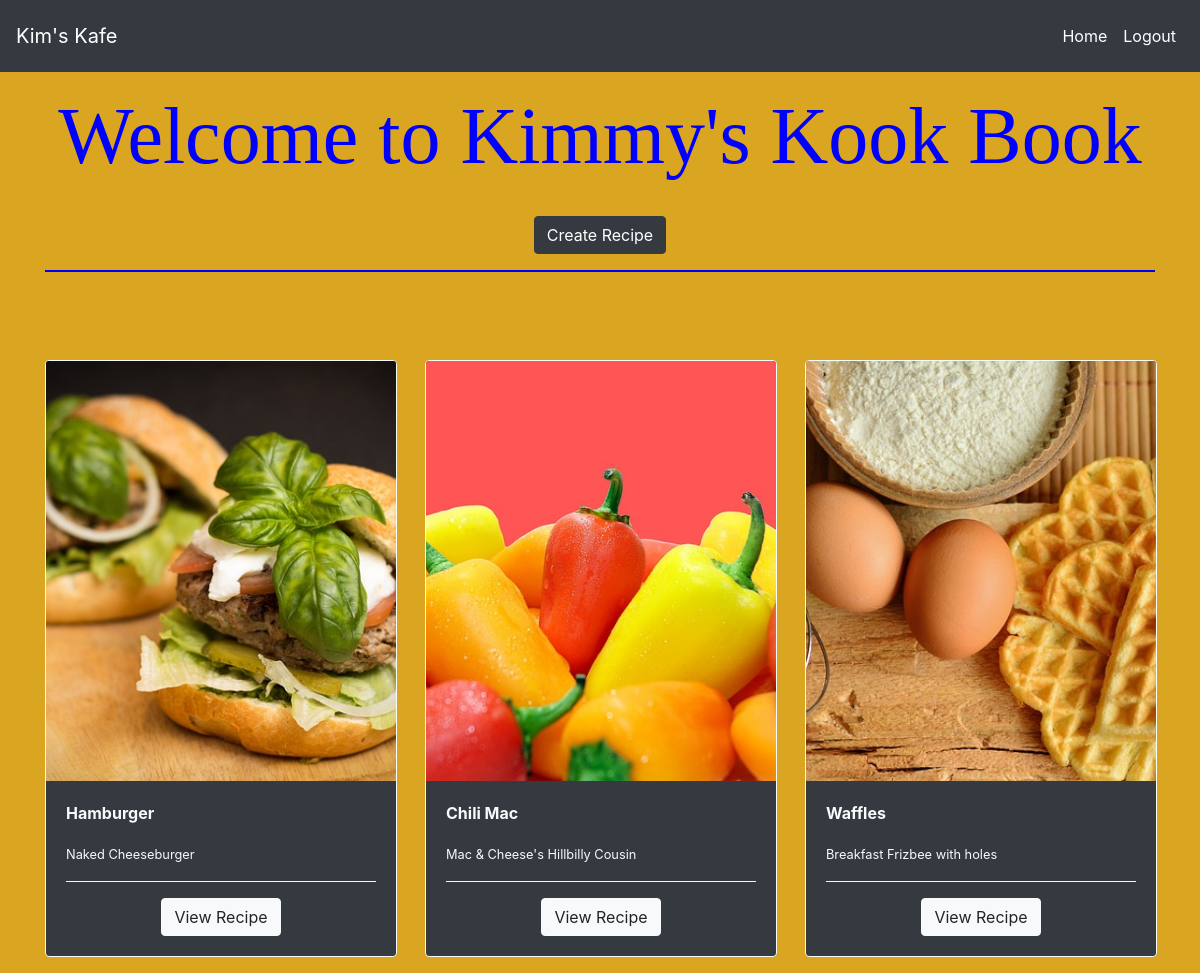
Page / (signed in) on the earlier database version.
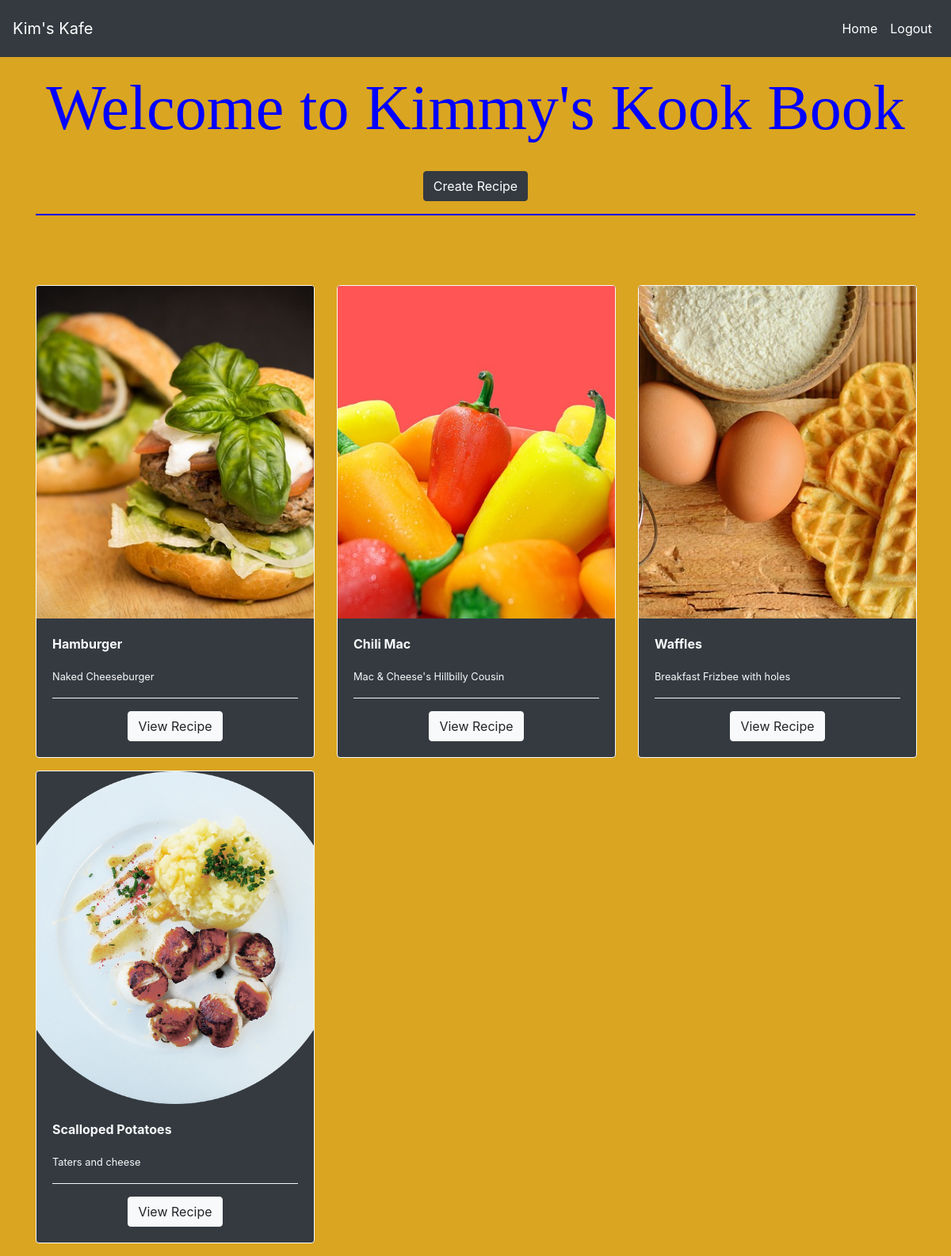
Same page on the later database version.
### recipes/models.py (models this page shows, shortened)
class Recipe(models.Model):
    name = models.CharField(max_length=64)
    description = models.CharField(max_length=128)
    ingredients = models.TextField()
    directions = models.TextField()
    image = models.ImageField(upload_to='assets/', null=True, blank=True)
    added = models.DateField(auto_now_add=True)

### recipes/views.py (the view)
# urls.py: path('', views.index, name="index"),
@login_required(login_url='login')
def index(request):
    recipes = Recipe.objects.all()
    return render(request, 'recipes/index.html', {
        'recipes': recipes
    })

### recipes/templates/recipes/index.html (shortened to what this page needs)
{% extends "recipes/layout.html" %}
{% load static %}
{% block content %}
    <h1 class="ani-title">Welcome to Kimmy's Kook Book</h1><br>
    <div class="centered">
    <a class="btn btn-dark center " href="{% url 'create' %}">Create Recipe</a><br>
    </div>
    <hr class="blu">
    <br><br><br>
    <div class="row">
      {% for recipe in recipes %}
        <div class="col-lg-4">
            <div class="card bg-dark text-light border-light mb-3" style="width: 22rem;">
                <img src="{{ recipe.image.url }}" class="card-img-top" alt="...">
                <div class="card-body">
                  <p class="card-text"><strong>{{ recipe.name }}</strong></p>
                  <p class="card-text"><small>{{ recipe.description }}</small></p>
                  <hr class="new">
                  <div class="centered">
                    <a class="btn btn-light" href="{% url 'view' recipe.id %}">View Recipe</a>
                  </div>
                </div>
              </div>
        </div>
        {% endfor %}
    </div>
{% endblock %}

### recipes/templates/recipes/layout.html (shortened to what this page needs)
{% load static %}
<!DOCTYPE html>
<html lang="en">
<head>
    <link rel="stylesheet"
    href="https://cdn.jsdelivr.net/npm/bootstrap@4.4.1/dist/css/bootstrap.min.css"
>
    <link rel="stylesheet" type="text/css" href="{% static 'css/styles.css' %}">
</head>
<body>
<nav class="navbar navbar-expand-lg px-3 py-3 mb-3 nav-left navbar-dark bg-dark">
  <a class="navbar-brand" href="{% url 'index' %}">Kim's Kafe</a>
  <div class="collapse navbar-collapse div-right" id="navbarNav">
    <ul class="navbar-nav">
        {% if user.is_authenticated %}
      <li class="nav-item active">
        <a class="nav-link" href="{% url 'index' %}">Home</a>
      </li>
      <li class="nav-item active">
        <a class="nav-link" href="{% url 'logout' %}">Logout</a>
      </li>
      {% endif %}
    </ul>
  </div>
</nav>
    <div class="container">
        {% block content %}
        {% endblock %}
    </div>
</body>
</html>

### static/css/styles.css (style rules this page uses)
.ani-title { color: blue; text-align: center; font-family: 'Times New Roman', Times, serif; animation-name: grow; animation-fill-mode: forwards; animation-duration: 2s; }
body { background-color: goldenrod; }
.nav-left { display: flex; justify-content: start; }
.div-right { display: flex; justify-content: end; }
.centered { display: flex; justify-content: center; }
hr.new { border-top: 1px solid aliceblue; }
hr.blu { border-top: 2px solid blue; }
.card-img-top { width: 100%; height: 420px; object-fit: cover; }

Differences in the rows shown:
added Recipe: image (picture), name "Scalloped Potatoes", description "Taters and cheese"
